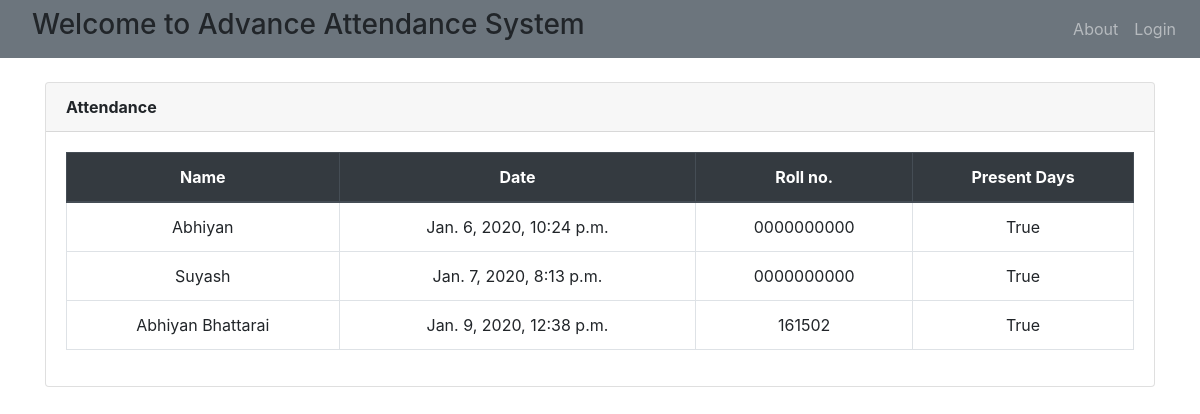
The app's page /attendance with its own data.
### info/models.py (models this page shows, shortened)
class attendance_history(models.Model):
    student = models.CharField(max_length=100)
    roll_no = models.CharField(max_length=10, default='0000000000')
    datetime = models.DateTimeField()
    attendance = models.BooleanField(default= True)

### info/views.py (the view)
# urls.py: path('attendance', views.attendance, name='attendance'),
def attendance(request):
    att_list = attendance_history.objects.all()
    args = { 'att_list': att_list}
    return render(request, 'attendance.html', args)

### template/attendance.html (shortened to what this page needs)
{% extends 'nav.html' %}
{% load static %}
{% block content %}
    <div class="card mb-3">
        <div class="card-header">
            <b>Attendance</b></div>
        <div class="card-body">
            <div class="table-responsive">
                <table class="table table-bordered text-center" id="dataTable" width="100%" cellspacing="0">
                    <thead class="thead-dark ">
                    <tr>
                        <th>Name</th>
                        <th>Date</th>
                        <th>Roll no.</th>
                        <th>Present Days</th>
                    </tr>
                    </thead>
                    <tbody>
                    {% for a in att_list %}
                        <tr>
                            <td>{{ a.student }}</td>
                            <td>{{a.datetime }}</td>
                            <td>{{ a.roll_no }} </td>
                            <td>{{ a.attendance }}</td>
                            {% endfor %}</td>
                        </tr>
                    </tbody>
                </table>
            </div>
        </div>
    </div>
{% endblock %}

### template/nav.html (shortened to what this page needs)
{% load static %}
<!DOCTYPE html>
<html>
<head>
    <!doctype html>
    <html lang="en">
    <head>
        <link rel="stylesheet" href="https://stackpath.bootstrapcdn.com/bootstrap/4.4.1/css/bootstrap.min.css"
>
    </head>
<body>
<nav class="navbar navbar-expand-lg navbar-dark bg-secondary">
    <a class="navbar-brand"></a> <h3> Welcome to Advance Attendance System</h3></a>
    <div class="collapse navbar-collapse" id="navbarSupportedContent">
        <ul class="navbar-nav ml-auto">
            <li class="nav-item">
                <a class="nav-link" href="{% url 'about' %}">About</a>
            </li>
            {% if user.is_authenticated %}
                <li class="nav-item">
                    <a class="nav-link" href="{% url 'logout' %}">Logout</a>
                </li>
            {% else %}
                <li class="nav-item">
                    <a class="nav-link" href="{% url 'home' %}">Login</a>
                </li>
            {% endif %}
        </ul>
    </div>
</nav>
<br/>
<div class="container">
</body>
{% block content %}
{% endblock %}

### records on screen
attendance_history: student "Abhiyan", datetime "Jan. 6, 2020, 10:24 p.m.", roll_no "0000000000", attendance "True"
attendance_history: student "Suyash", datetime "Jan. 7, 2020, 8:13 p.m.", roll_no "0000000000", attendance "True"
attendance_history: student "Abhiyan Bhattarai", datetime "Jan. 9, 2020, 12:38 p.m.", roll_no "161502", attendance "True"
